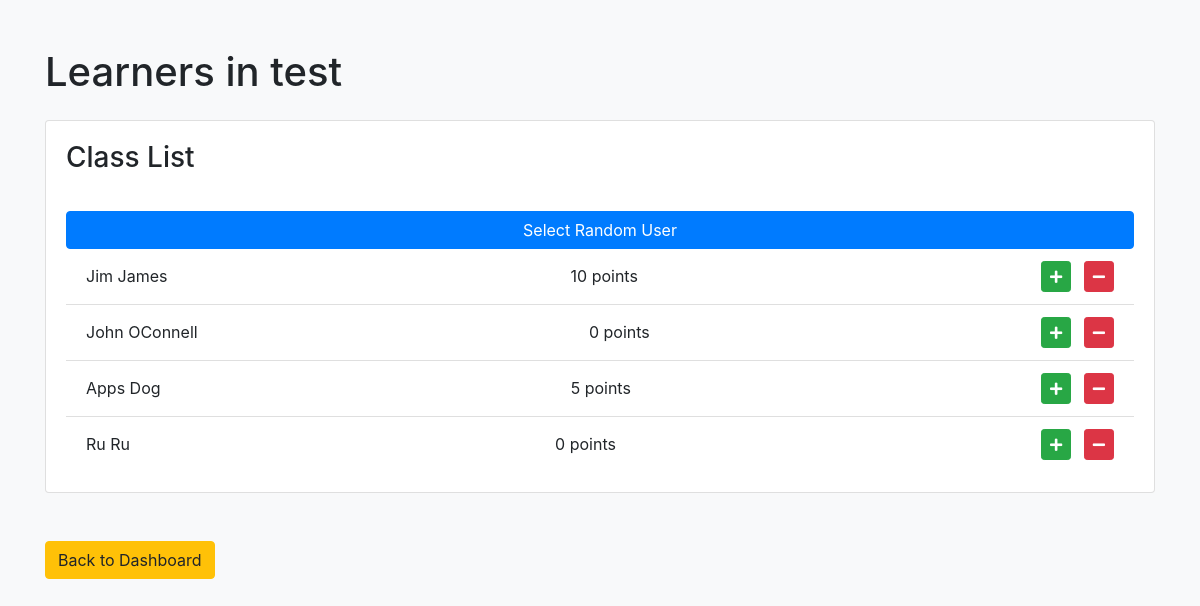
The app's page /view_learners/1 (signed in) with its own data.
### qr_points_app/models/user.py (models this page shows, shortened)
class Group(db.Model):
    id = db.Column(db.Integer, primary_key=True)
    code = db.Column(db.String(60), unique=True, nullable=False)
    is_archived = db.Column(db.Boolean, default=False)
    users = db.relationship('User', backref='group', lazy=True)
    qrcodes = db.relationship('QRCode', backref='group', cascade='all, delete-orphan')

class User(db.Model, UserMixin):
    id = db.Column(db.Integer, primary_key=True)
    first_name = db.Column(db.String(120), nullable=False)
    last_name = db.Column(db.String(120), nullable=False)
    email = db.Column(db.String(120), unique=True, nullable=False)
    password = db.Column(db.String(60), nullable=False)
    is_admin = db.Column(db.Boolean, default=False)
    points = db.Column(db.Integer, default=0)
    group_id = db.Column(db.Integer, db.ForeignKey('group.id'), nullable=True)  # New field for group relationship
    qrcodes = db.relationship('QRCode', back_populates='created_by')
    user_avatar = db.Column(db.String(120), nullable=True)
    __table_args__ = (db.UniqueConstraint('first_name', 'last_name', name='uq_fullname'), )

### qr_points_app/routes/admin_routes.py (the view)
@admin.route('/view_learners/<int:group_id>', methods=['GET'])
@login_required
@admin_required
def view_learners(group_id):
    group = Group.query.get_or_404(group_id)
    users = User.query.filter_by(group_id=group.id).all()
    return render_template('view_learners.html', group=group, users=users)

### qr_points_app/models/user.py (called while the page is built)
@login_manager.user_loader
def load_user(user_id):
    return User.query.get(int(user_id))

### qr_points_app/routes/admin_routes.py (called while the page is built)
def admin_required(f):
    @wraps(f)
    def decorated_function(*args, **kwargs):
        if not current_user.is_admin:
            flash('You do not have permission to access this page.', 'error')
            return redirect(url_for('users.login'))
        return f(*args, **kwargs)
    return decorated_function

### qr_points_app/templates/view_learners.html (shortened to what this page needs)
<!DOCTYPE html>
<html lang="en">
<head>
    <link href="https://maxcdn.bootstrapcdn.com/bootstrap/4.5.2/css/bootstrap.min.css" rel="stylesheet">
    <link href="https://cdnjs.cloudflare.com/ajax/libs/font-awesome/5.15.1/css/all.min.css" rel="stylesheet">
</head>
<body class="bg-light">
    <div class="container mt-5">
        <h1 class="mb-4">Learners in {{ group.code }}</h1>
        <div class="card mb-4">
            <div class="card-body">
                <h3 class="card-title">Class List</h3>
                <ul class="list-group list-group-flush">
                    <button id="selectRandomUser" class="btn btn-primary mt-4">Select Random User</button>
                    {% for user in users %}
<li class="list-group-item d-flex justify-content-between align-items-center" data-user-id="{{ user.id }}">
    <div>{{ user.first_name + ' ' + user.last_name }}</div>
    <div><span class="points">{{ user.points }}</span> points</div>
    <div>
        <form action="{{ url_for('admin.add_point', user_id=user.id) }}" method="post" class="d-inline">
            <button type="submit" class="btn btn-success btn-sm"><i class="fas fa-plus"></i></button>
        </form>
        <form action="{{ url_for('admin.subtract_point', user_id=user.id) }}" method="post" class="d-inline ml-2">
            <button type="submit" class="btn btn-danger btn-sm"><i class="fas fa-minus"></i></button>
        </form>
    </div>
</li>
{% endfor %}
                </ul>
            </div>
        </div>
        <a href="{{ url_for('admin.admin_dashboard') }}" class="btn btn-warning mt-4">Back to Dashboard</a>
    </div>
</body>
</html>

### records on screen
Group: code "test"
User: first_name+last_name "Jim James", points "10"
User: first_name+last_name "John OConnell", points "0"
User: first_name+last_name "Apps Dog", points "5"
User: first_name+last_name "Ru Ru", points "0"
